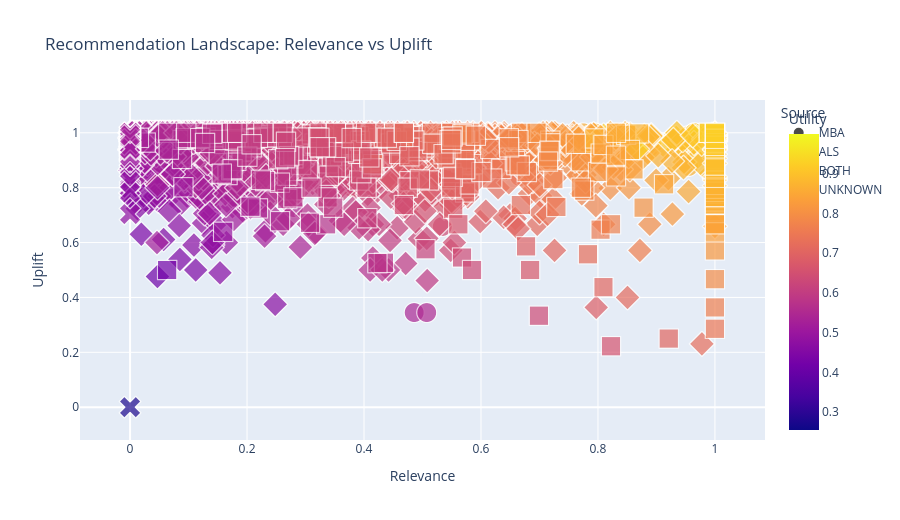
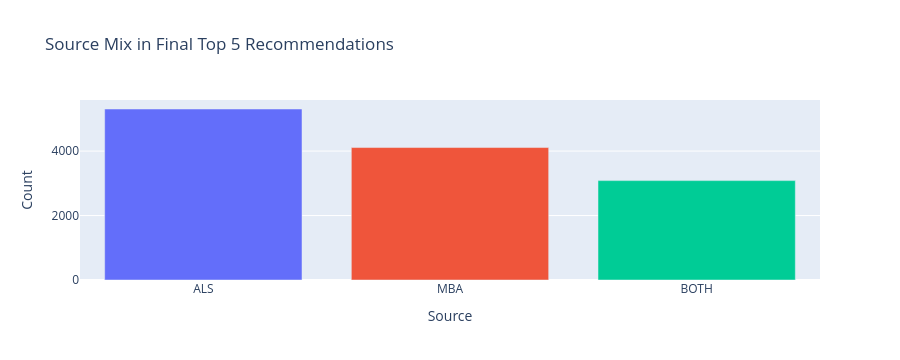

These figures' notebook cell, in order:
### Code cell
sample_size = min(4000, len(scored_candidates))
scatter_sample = scored_candidates.sample(sample_size, random_state=42).copy()
scatter_sample['Source'] = scatter_sample['source_detail'].fillna('UNKNOWN')

fig_scatter = px.scatter(
    scatter_sample,
    x='Relevance',
    y='Uplift',
    color='Utility',
    symbol='Source',
    size='Normalized_Margin',
    hover_data=['household_key', 'COMMODITY_DESC', 'Context'],
    title='Recommendation Landscape: Relevance vs Uplift',
)
fig_scatter.update_layout(height=520)
fig_scatter.show()

top5_source_mix = top5['source_detail'].value_counts().rename_axis('Source').reset_index(name='Count')
fig_source = px.bar(
    top5_source_mix,
    x='Source',
    y='Count',
    color='Source',
    title='Source Mix in Final Top 5 Recommendations',
)
fig_source.update_layout(height=360, showlegend=False)
fig_source.show()

### Figure 1 — Plotly figure (JSON) as saved in the notebook; plotly's stock layout.template omitted (floating-point values rounded to 4 significant figures; data arrays with more than 128 entries replaced by an {"elided": "..."} marker saying what was removed)
{"data": [{"customdata": {"elided": "634x3 mixed values"}, "hovertemplate": "Source=MBA<br>Relevance=%{x}<br>Uplift=%{y}<br>Normalized_Margin=%{marker.size}<br>household_key=%{customdata[0]}<br>COMMODITY_DESC=%{customdata[1]}<br>Context=%{customdata[2]}<br>Utility=%{marker.color}<extra></extra>", "legendgroup": "MBA", "marker": {"color": {"elided": "634 float values"}, "coloraxis": "coloraxis", "size": {"elided": "634 float values"}, "sizemode": "area", "sizeref": 0.0025, "symbol": "circle"}, "mode": "markers", "name": "MBA", "showlegend": true, "type": "scattergl", "x": {"elided": "634 float values"}, "xaxis": "x", "y": {"elided": "634 float values"}, "yaxis": "y"}, {"customdata": {"elided": "2858x3 mixed values"}, "hovertemplate": "Source=ALS<br>Relevance=%{x}<br>Uplift=%{y}<br>Normalized_Margin=%{marker.size}<br>household_key=%{customdata[0]}<br>COMMODITY_DESC=%{customdata[1]}<br>Context=%{customdata[2]}<br>Utility=%{marker.color}<extra></extra>", "legendgroup": "ALS", "marker": {"color": {"elided": "2858 float values"}, "coloraxis": "coloraxis", "size": {"elided": "2858 float values"}, "sizemode": "area", "sizeref": 0.0025, "symbol": "diamond"}, "mode": "markers", "name": "ALS", "showlegend": true, "type": "scattergl", "x": {"elided": "2858 float values"}, "xaxis": "x", "y": {"elided": "2858 float values"}, "yaxis": "y"}, {"customdata": {"elided": "444x3 mixed values"}, "hovertemplate": "Source=BOTH<br>Relevance=%{x}<br>Uplift=%{y}<br>Normalized_Margin=%{marker.size}<br>household_key=%{customdata[0]}<br>COMMODITY_DESC=%{customdata[1]}<br>Context=%{customdata[2]}<br>Utility=%{marker.color}<extra></extra>", "legendgroup": "BOTH", "marker": {"color": {"elided": "444 float values"}, "coloraxis": "coloraxis", "size": {"elided": "444 float values"}, "sizemode": "area", "sizeref": 0.0025, "symbol": "square"}, "mode": "markers", "name": "BOTH", "showlegend": true, "type": "scattergl", "x": {"elided": "444 float values"}, "xaxis": "x", "y": {"elided": "444 float values"}, "yaxis": "y"}, {"customdata": {"elided": "64x3 mixed values"}, "hovertemplate": "Source=UNKNOWN<br>Relevance=%{x}<br>Uplift=%{y}<br>Normalized_Margin=%{marker.size}<br>household_key=%{customdata[0]}<br>COMMODITY_DESC=%{customdata[1]}<br>Context=%{customdata[2]}<br>Utility=%{marker.color}<extra></extra>", "legendgroup": "UNKNOWN", "marker": {"color": [0.515, 0.5172, 0.5222, 0.5111, 0.5178, 0.5123, 0.5173, 0.5118, 0.495, 0.475, 0.325, 0.5179, 0.5091, 0.5148, 0.5008, 0.5186, 0.525, 0.4809, 0.5164, 0.525, 0.3184, 0.5144, 0.52, 0.5197, 0.5209, 0.3188, 0.5049, 0.525, 0.525, 0.5208, 0.525, 0.5169, 0.5226, 0.5053, 0.5186, 0.5003, 0.5212, 0.5181, 0.5199, 0.555, 0.325, 0.5223, 0.3184, 0.4833, 0.4804, 0.525, 0.5166, 0.5065, 0.525, 0.5157, 0.5215, 0.525, 0.5243, 0.5171, 0.275, 0.4707, 0.525, 0.5083, 0.519, 0.5037, 0.5096, 0.5142, 0.5106, 0.5226], "coloraxis": "coloraxis", "size": [1.0, 1.0, 1.0, 1.0, 1.0, 1.0, 1.0, 1.0, 1.0, 1.0, 0.0, 1.0, 1.0, 1.0, 1.0, 1.0, 1.0, 1.0, 1.0, 1.0, 0.0, 1.0, 1.0, 1.0, 1.0, 0.0, 1.0, 1.0, 1.0, 1.0, 1.0, 1.0, 1.0, 1.0, 1.0, 1.0, 1.0, 1.0, 1.0, 1.0, 0.0, 1.0, 0.0, 1.0, 1.0, 1.0, 1.0, 1.0, 1.0, 1.0, 1.0, 1.0, 1.0, 1.0, 1.0, 1.0, 1.0, 1.0, 1.0, 1.0, 1.0, 1.0, 1.0, 1.0], "sizemode": "area", "sizeref": 0.0025, "symbol": "x"}, "mode": "markers", "name": "UNKNOWN", "showlegend": true, "type": "scattergl", "x": [0.0, 0.0, 0.0, 0.0, 0.0, 0.0, 0.0, 0.0, 0.0, 0.0, 0.0, 0.0, 0.0, 0.0, 0.0, 0.0, 0.0, 0.0, 0.0, 0.0, 0.0, 0.0, 0.0, 0.0, 0.0, 0.0, 0.0, 0.0, 0.0, 0.0, 0.0, 0.0, 0.0, 0.0, 0.0, 0.0, 0.0, 0.0, 0.0, 0.0, 0.0, 0.0, 0.0, 0.0, 0.0, 0.0, 0.0, 0.0, 0.0, 0.0, 0.0, 0.0, 0.0, 0.0, 0.0, 0.0, 0.0, 0.0, 0.0, 0.0, 0.0, 0.0, 0.0, 0.0], "xaxis": "x", "y": [0.96, 0.9688, 0.9887, 0.9444, 0.971, 0.9494, 0.9694, 0.9474, 0.88, 0.8, 1.0, 0.9716, 0.9365, 0.9592, 0.9032, 0.9744, 1.0, 0.7037, 0.9655, 1.0, 0.9737, 0.9574, 0.98, 0.9786, 0.9836, 0.9752, 0.9195, 1.0, 1.0, 0.9833, 1.0, 0.9677, 0.9904, 0.9213, 0.9745, 0.9012, 0.9846, 0.9722, 0.9795, 1.0, 1.0, 0.9891, 0.9735, 0.8333, 0.8214, 1.0, 0.9663, 0.9259, 1.0, 0.963, 0.9861, 1.0, 0.9973, 0.9685, 0.0, 0.7826, 1.0, 0.9333, 0.9762, 0.9149, 0.9384, 0.9569, 0.9423, 0.9903], "yaxis": "y"}], "layout": {"coloraxis": {"colorbar": {"title": {"text": "Utility"}}, "colorscale": [[0.0, "#0d0887"], [0.1111, "#46039f"], [0.2222, "#7201a8"], [0.3333, "#9c179e"], [0.4444, "#bd3786"], [0.5556, "#d8576b"], [0.6667, "#ed7953"], [0.7778, "#fb9f3a"], [0.8889, "#fdca26"], [1.0, "#f0f921"]]}, "height": 520, "legend": {"itemsizing": "constant", "title": {"text": "Source"}, "tracegroupgap": 0}, "title": {"text": "Recommendation Landscape: Relevance vs Uplift"}, "xaxis": {"anchor": "y", "domain": [0.0, 1.0], "title": {"text": "Relevance"}}, "yaxis": {"anchor": "x", "domain": [0.0, 1.0], "title": {"text": "Uplift"}}}}

### Figure 2 — Plotly figure (JSON) as saved in the notebook; plotly's stock layout.template omitted (floating-point values rounded to 4 significant figures)
{"data": [{"hovertemplate": "Source=%{x}<br>Count=%{y}<extra></extra>", "legendgroup": "ALS", "marker": {"color": "#636efa", "pattern": {"shape": ""}}, "name": "ALS", "orientation": "v", "showlegend": true, "textposition": "auto", "type": "bar", "x": ["ALS"], "xaxis": "x", "y": [5306], "yaxis": "y"}, {"hovertemplate": "Source=%{x}<br>Count=%{y}<extra></extra>", "legendgroup": "MBA", "marker": {"color": "#EF553B", "pattern": {"shape": ""}}, "name": "MBA", "orientation": "v", "showlegend": true, "textposition": "auto", "type": "bar", "x": ["MBA"], "xaxis": "x", "y": [4110], "yaxis": "y"}, {"hovertemplate": "Source=%{x}<br>Count=%{y}<extra></extra>", "legendgroup": "BOTH", "marker": {"color": "#00cc96", "pattern": {"shape": ""}}, "name": "BOTH", "orientation": "v", "showlegend": true, "textposition": "auto", "type": "bar", "x": ["BOTH"], "xaxis": "x", "y": [3084], "yaxis": "y"}], "layout": {"barmode": "relative", "height": 360, "legend": {"title": {"text": "Source"}, "tracegroupgap": 0}, "showlegend": false, "title": {"text": "Source Mix in Final Top 5 Recommendations"}, "xaxis": {"anchor": "y", "categoryarray": ["ALS", "MBA", "BOTH"], "categoryorder": "array", "domain": [0.0, 1.0], "title": {"text": "Source"}}, "yaxis": {"anchor": "x", "domain": [0.0, 1.0], "title": {"text": "Count"}}}}
